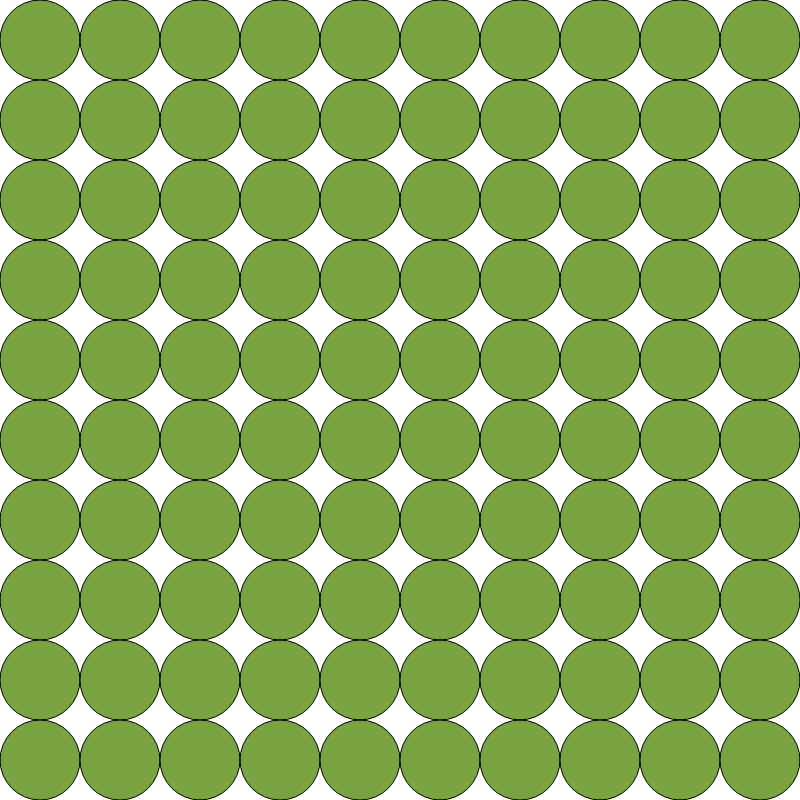
Frame 1 (no input)
Frame 60 (no input): identical to frame 1, image omitted
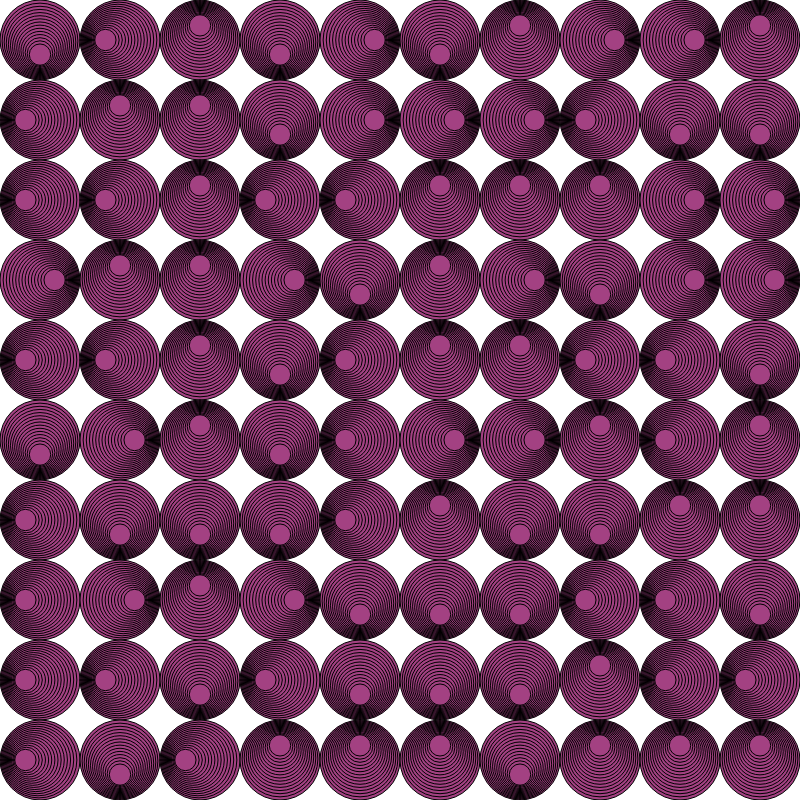
Frame 120 (the mouse pressed at the canvas centre since frame 60)

The p5.js sketch that drew these frames (run headless with seeded random() and noise() and a simulated clock; from frame 60 on, the mouse is pressed at the canvas centre):

// p5.js sketch
// ── sketch.js
'use strict';

let count = 0;
let tileCountX = 10;
let tileCountY = 10;
let tileWidth = 0;
let tileHeight = 0;

let colorStep = 15;

let circleCount = 0;
let endSize = 0;
let endOffset = 0;

let actRandomSeed = 0;

function setup() {
	createCanvas(800, 800);
  tileWidth = width / tileCountX;
  tileHeight = height / tileCountY;
  colorMode(HSB, 360, 100, 100);
  stroke(0, 128);
  noFill();
}

function draw() {
  background(255);
  randomSeed(actRandomSeed);
  fill(random(0, 360), 60, 64);

  translate(tileWidth / 2, tileHeight / 2);

  circleCount = mouseX / 30 + 1;
  endSize = map(mouseX, 0, max(width, mouseX), tileWidth / 2, 0);
  endOffset = map(mouseY, 0, max(height, mouseY), 0, (tileWidth - endSize) / 2);

	for(let gridY = 0; gridY < tileCountY; gridY++) {
		for(let gridX = 0; gridX < tileCountX; gridX++) {
      push();
      translate(tileWidth * gridX, tileHeight * gridY);
      scale(1, tileHeight / tileWidth);

      let toggle = int(random(0, 4));
      if(toggle === 0) rotate(-HALF_PI);
      if(toggle === 1) rotate(0);
      if(toggle === 2) rotate(HALF_PI);
      if(toggle === 3) rotate(PI);

      // draw module
      for(let i = 0; i < circleCount; i++) {
        let diameter = map(i, 0, circleCount, tileWidth, endSize);
        let offset = map(i, 0, circleCount, 0, endOffset);
        ellipse(offset, 0, diameter, diameter);
      }
      pop();
		}
	}
}

function mousePressed() {
  actRandomSeed = random(100000);
}
